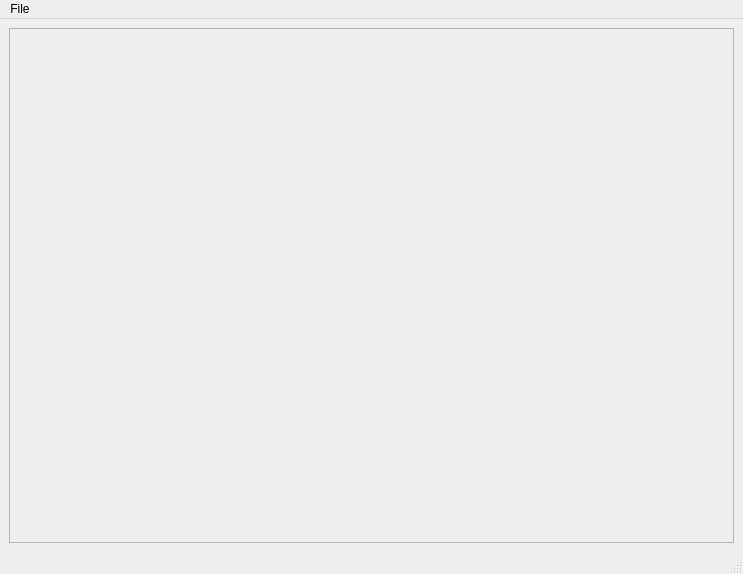
<?xml version="1.0" encoding="UTF-8"?>
<ui version="4.0">
 <class>MainWindow</class>
 <widget class="QMainWindow" name="MainWindow">
  <property name="geometry">
   <rect>
    <x>0</x>
    <y>0</y>
    <width>743</width>
    <height>574</height>
   </rect>
  </property>
  <property name="windowTitle">
   <string>ClOwn Mails</string>
  </property>
  <widget class="QWidget" name="centralwidget">
   <layout class="QGridLayout" name="gridLayout_2">
    <item row="1" column="0">
     <layout class="QGridLayout" name="gridLayout">
      <item row="0" column="0">
       <widget class="QScrollArea" name="uiScrollArea_emails">
        <property name="widgetResizable">
         <bool>true</bool>
        </property>
        <widget class="QWidget" name="scrollAreaWidgetContents">
         <property name="geometry">
          <rect>
           <x>0</x>
           <y>0</y>
           <width>721</width>
           <height>511</height>
          </rect>
         </property>
         <layout class="QVBoxLayout" name="verticalLayout_2">
          <item>
           <widget class="QWidget" name="uiWidget_emails" native="true">
            <layout class="QVBoxLayout" name="verticalLayout_3">
             <item>
              <layout class="QVBoxLayout" name="uiLayout_emails"/>
             </item>
            </layout>
           </widget>
          </item>
         </layout>
        </widget>
       </widget>
      </item>
     </layout>
    </item>
   </layout>
  </widget>
  <widget class="QMenuBar" name="menubar">
   <property name="geometry">
    <rect>
     <x>0</x>
     <y>0</y>
     <width>743</width>
     <height>21</height>
    </rect>
   </property>
   <widget class="QMenu" name="menuFile">
    <property name="title">
     <string>File</string>
    </property>
    <addaction name="uiAction_add"/>
    <addaction name="separator"/>
    <addaction name="uiAction_about"/>
    <addaction name="uiAction_help"/>
    <addaction name="uiAction_close"/>
   </widget>
   <addaction name="menuFile"/>
  </widget>
  <widget class="QStatusBar" name="statusBar"/>
  <action name="uiAction_about">
   <property name="text">
    <string>About</string>
   </property>
   <property name="shortcut">
    <string>Ctrl+A</string>
   </property>
  </action>
  <action name="uiAction_about_2">
   <property name="text">
    <string>about</string>
   </property>
   <property name="shortcut">
    <string>Ctrl+H</string>
   </property>
  </action>
  <action name="uiAction_close">
   <property name="text">
    <string>Schließen</string>
   </property>
   <property name="toolTip">
    <string>uiAction_close</string>
   </property>
  </action>
  <action name="uiAction_add">
   <property name="text">
    <string>Hinzufügen</string>
   </property>
   <property name="toolTip">
    <string>Add Email</string>
   </property>
   <property name="shortcut">
    <string>Ctrl++</string>
   </property>
  </action>
  <action name="uiAction_help">
   <property name="text">
    <string>Hilfe</string>
   </property>
   <property name="shortcut">
    <string>Ctrl+H</string>
   </property>
  </action>
 </widget>
 <resources/>
 <connections/>
</ui>
